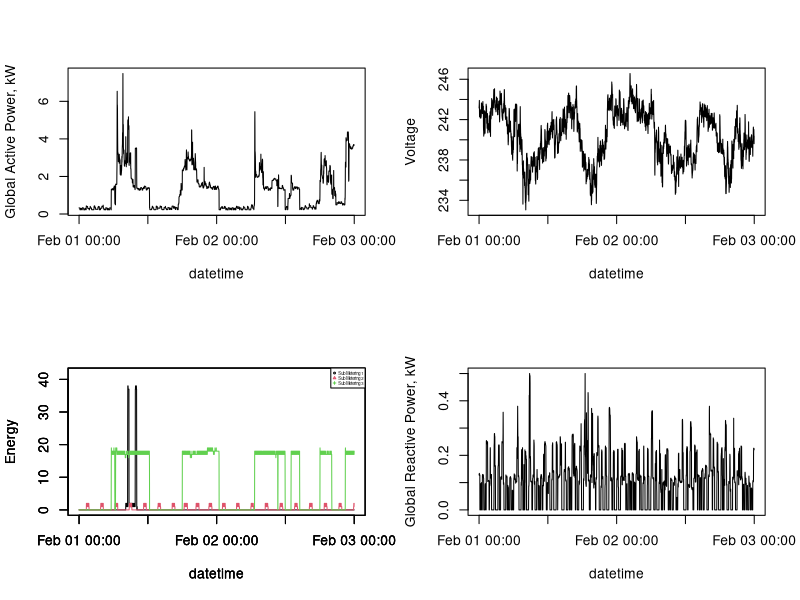

The R script that drew this image:
data = read.csv("mod_data.csv")

datetime = strptime(paste(data[,1], data[,2]), "%Y-%m-%d %H:%M:%S")

graphics.off()

par(mfrow = c(2,2))

### Plot 1 ###
plot(datetime, data[,3], 'l', ylab = "Global Active Power, kW")

### Plot 2 ###
plot(datetime, data$Voltage, 'l', ylab = "Voltage")

### Plot 3 ###
ymin = 0
ymax = 1.1*max(data[,7:9])
ylim = c(ymin, ymax)

series = c("Sub Metering 1", "Sub Metering 2", "Sub Metering 3")

plot(datetime, data[,7], 'l', ylab = "Energy", ylim = ylim, col = 1)
par(new = T)
plot(datetime, data[,8], 'l', ylab = "Energy", ylim = ylim, col = 2)
par(new = T)
plot(datetime, data[,9], 'l', ylab = "Energy", ylim = ylim, col = 3)

legend("topright", series, col = 1:3, pch = 1:3, cex = .3)

### Plot 4 ###
plot(datetime, data[,4], 'l', ylab = "Global Reactive Power, kW")

dev.copy(png, "plot4.png")

dev.off()
